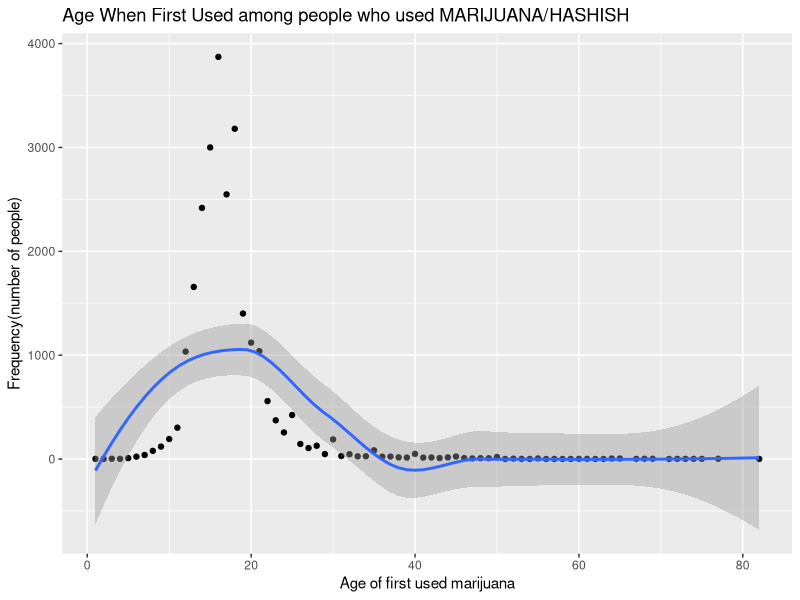
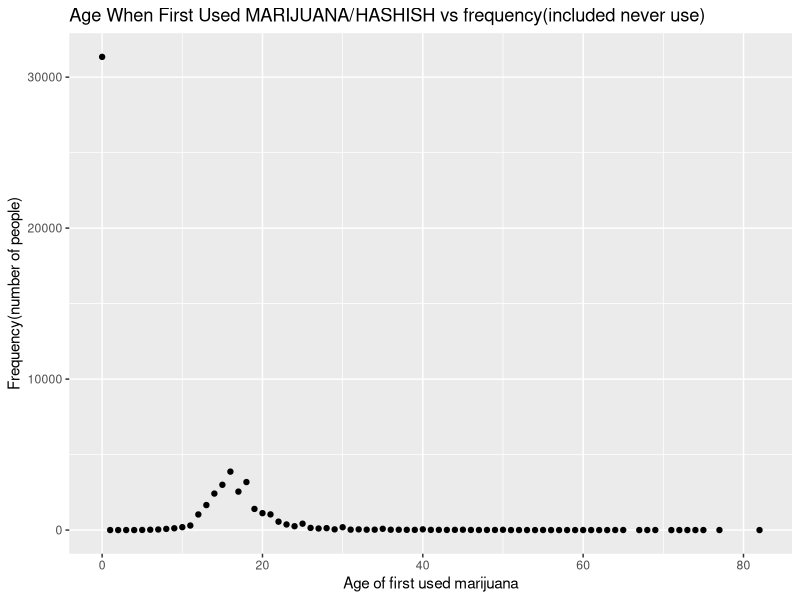

These charts were generated, in order, by the following R code:
## ---- chunk 1
knitr::opts_chunk$set(echo = TRUE)
## ---- chunk 2
library(tidyverse)
## ---- chunk 3
info_scatter = read_csv("data/nsduh_19.csv")

info_scatter
## ---- chunk 4
info_scatterplot = info_scatter %>%
  filter(irmjage!=991)%>%
  group_by(irmjage) %>%
  summarise(number_people = n()) %>%
  ggplot(aes (x = irmjage, y = number_people)) +
  geom_point() +
  geom_smooth() +
  labs(x = "Age of first used marijuana", y = "Frequency(number of people)",
       title = "Age When First Used among people who used MARIJUANA/HASHISH")
  

info_scatterplot                                 
      
## ---- chunk 5
info_scatterplot_addneveruse = info_scatter %>%
  mutate(irmjage = as.character(irmjage),
         irmjage = recode(irmjage, "991" = "0"), #0 = "Never Use"
         irmjage = as.numeric(irmjage))%>%
  group_by(irmjage) %>%
  summarise(number_people = n()) %>%
  ggplot(aes (x = irmjage, y = number_people)) +
  geom_point() +
  theme_grey() +
  labs(x = "Age of first used marijuana", y = "Frequency(number of people)",
       title = "Age When First Used MARIJUANA/HASHISH vs frequency(included never use)")
  

info_scatterplot_addneveruse  
